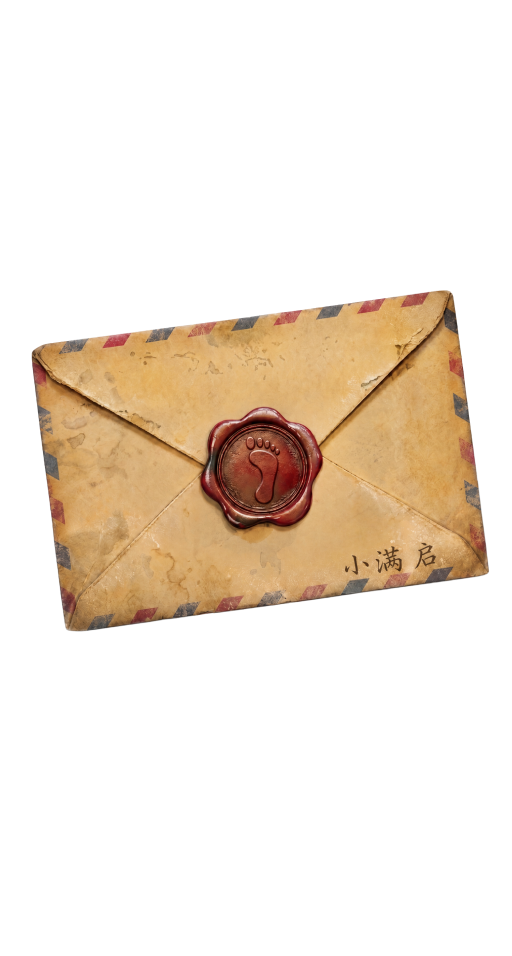
#> input picture UI/小满启信封图标.png, 512 x 956 px
$ python preprocess-ui-assets.py
#> lines starting #> are read from the running program, lines starting #| are printed output that depends on the picture
#!/usr/bin/env python3
from __future__ import annotations

import sys
from pathlib import Path

from PIL import Image


ROOT = Path(__file__).resolve().parents[1]
UI_DIR = ROOT / "UI"
OUTPUT_DIR = ROOT / "web" / "generated" / "ui_mobile"


ASSETS = [
    ("小满启信封图标.png", "mail-icon.png", "trim_png"),
    ("记忆碎片1的提示图标.png", "memory-1-icon.png", "trim_png"),
    ("记忆碎片2的提示图标.png", "memory-2-icon.png", "trim_png"),
    ("爷爷的信.png", "letter-grandpa.png", "full_png"),
    ("记忆碎片1.png", "memory-1-card.png", "full_png"),
    ("记忆碎片2（1）.png", "memory-2-1-card.png", "full_png"),
    ("记忆碎片2（2）.png", "memory-2-2-card.png", "full_png"),
    ("记忆碎片2（3）.png", "memory-2-3-card.png", "full_png"),
]

STALE_RUNTIME_IMAGES = [
    "loading-bg.jpg",
    "pause-bg.png",
    "ending-1.png",
    "ending-2.png",
    "pause-icon.png",
    "settings-icon.png",
    "camera-icon.png",
    "play-icon.png",
    "restart-icon.png",
    "tap-button.png",
]


def save_png(image: Image.Image, target: Path) -> None:
    image.save(target, optimize=True)


def save_jpg(image: Image.Image, target: Path) -> None:
    background = Image.new("RGB", image.size, "#f5efe3")
    if image.mode == "RGBA":
        background.paste(image, mask=image.getchannel("A"))
    else:
        background.paste(image.convert("RGB"))
    background.save(target, quality=82, optimize=True, progressive=True)


def trim_alpha(image: Image.Image, padding: int = 8) -> Image.Image:
    rgba = image.convert("RGBA")
    bbox = rgba.getbbox()
    if not bbox:
        return rgba

    left, top, right, bottom = bbox
    left = max(left - padding, 0)
    top = max(top - padding, 0)
    right = min(right + padding, rgba.width)
    bottom = min(bottom + padding, rgba.height)
    return rgba.crop((left, top, right, bottom))


def resize_for_mobile(image: Image.Image, max_width: int = 768) -> Image.Image:
    if image.width <= max_width:
        return image

    ratio = max_width / image.width
    height = round(image.height * ratio)
    return image.resize((max_width, height), Image.Resampling.LANCZOS)


def main() -> int:
    if not UI_DIR.exists():
        print(f"missing UI directory: {UI_DIR}", file=sys.stderr)
        return 1

    OUTPUT_DIR.mkdir(parents=True, exist_ok=True)
    for stale_name in STALE_RUNTIME_IMAGES:
        stale_path = OUTPUT_DIR / stale_name
        if stale_path.exists():
            stale_path.unlink()

    written = []
    for source_name, output_name, mode in ASSETS:
        source = UI_DIR / source_name
        if not source.exists():
            print(f"skip missing {source_name}")
            continue

        image = Image.open(source)
#> image is the input picture: PIL image 512x956 RGBA; mean R, G, B, A 49.9, 38.3, 25.5, 64.3
        if mode == "trim_png":
            output = resize_for_mobile(trim_alpha(image))
#> in trim_alpha, `bbox = rgba.getbbox()`: bbox = (31, 290, 490, 632)
#> in trim_alpha, `left, top, right, bottom = bbox`: left = 31; top = 290; right = 490; bottom = 632
#> in trim_alpha, `left = max(left - padding, 0)`: left = 23
#> in trim_alpha, `top = max(top - padding, 0)`: top = 282
#> in trim_alpha, `right = min(right + padding, rgba.width)`: right = 498
#> in trim_alpha, `bottom = min(bottom + padding, rgba.height)`: bottom = 640
#> in trim_alpha, `return rgba.crop((left, top, right, bottom))`:
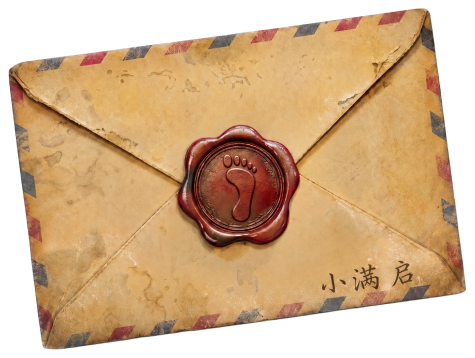
#> returned value: PIL image 475x358 RGBA; mean R, G, B, A 143.6, 110.4, 73.3, 185; transparent parts drawn white
            save_png(output, OUTPUT_DIR / output_name)
        elif mode == "full_jpg":
            output = resize_for_mobile(image.convert("RGBA"))
            save_jpg(output, OUTPUT_DIR / output_name)
        else:
            output = resize_for_mobile(image.convert("RGBA"))
            save_png(output, OUTPUT_DIR / output_name)
        written.append(output_name)
#> pass 2 of the loop in main, `for source_name, output_name, mode in ASSETS:`:
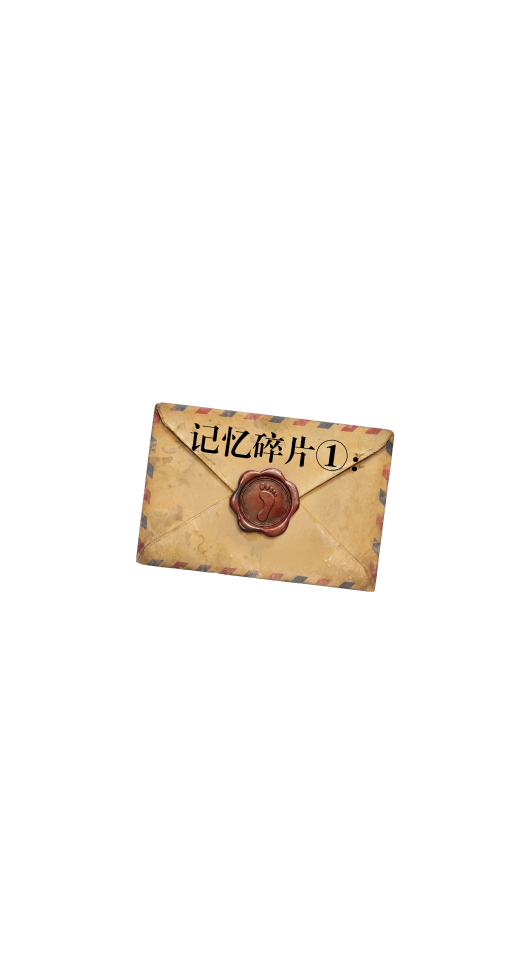
#> input picture UI/记忆碎片1的提示图标.png, 512 x 956 px
#> in main, image is the input picture: PIL image 512x956 RGBA; mean R, G, B, A 15.5, 12.3, 8.6, 20.5
#> bbox = (135, 402, 395, 592)
#> in trim_alpha (call 2), `left, top, right, bottom = bbox`: left = 135; top = 402; right = 395; bottom = 592
#> in trim_alpha (call 2), `left = max(left - padding, 0)`: left = 127
#> in trim_alpha (call 2), `top = max(top - padding, 0)`: top = 394
#> in trim_alpha (call 2), `right = min(right + padding, rgba.width)`: right = 403
#> in trim_alpha (call 2), `bottom = min(bottom + padding, rgba.height)`: bottom = 600
#> in trim_alpha (call 2), `return rgba.crop((left, top, right, bottom))`:
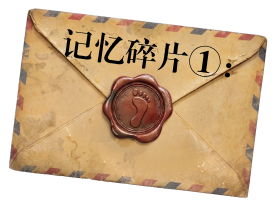
#> returned value: PIL image 276x206 RGBA; mean R, G, B, A 133.1, 106.1, 74, 176.8; transparent parts drawn white
#> pass 3 of the loop in main, `for source_name, output_name, mode in ASSETS:`:
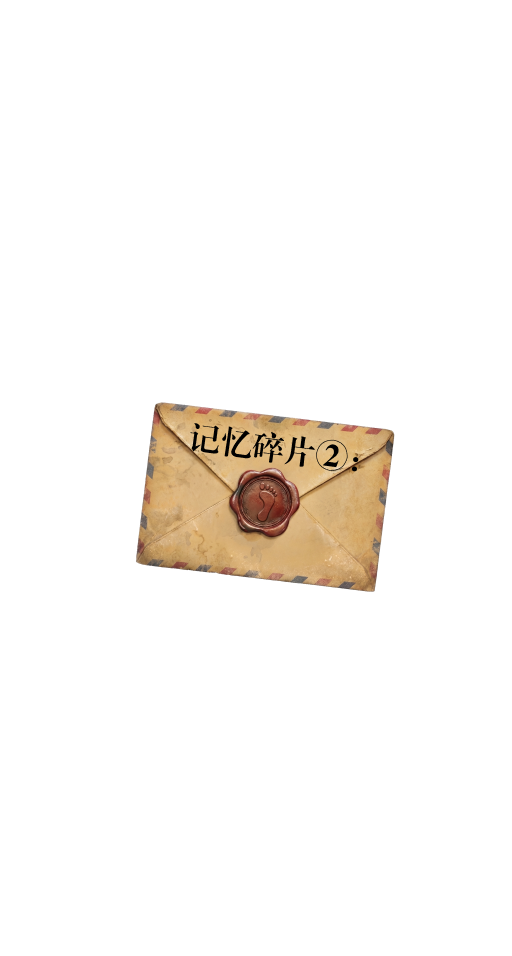
#> input picture UI/记忆碎片2的提示图标.png, 512 x 956 px
#> in main, image is the input picture: PIL image 512x956 RGBA; mean R, G, B, A 15.4, 12.3, 8.6, 20.5
#> in trim_alpha (call 3), `left, top, right, bottom = bbox`: left = 135; top = 402; right = 395; bottom = 592
#> in trim_alpha (call 3), `left = max(left - padding, 0)`: left = 127
#> in trim_alpha (call 3), `top = max(top - padding, 0)`: top = 394
#> in trim_alpha (call 3), `right = min(right + padding, rgba.width)`: right = 403
#> in trim_alpha (call 3), `bottom = min(bottom + padding, rgba.height)`: bottom = 600
#> in trim_alpha (call 3), `return rgba.crop((left, top, right, bottom))`:
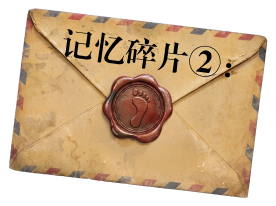
#> returned value: PIL image 276x206 RGBA; mean R, G, B, A 133, 106.1, 73.9, 176.8; transparent parts drawn white
#> the loop made 8 passes; the first 3 are shown

    print(f"Wrote {len(written)} UI assets to {OUTPUT_DIR}")
    for name in written:
        print(f"- {name}")
    return 0


if __name__ == "__main__":
    raise SystemExit(main())
#> (the program exits here)
